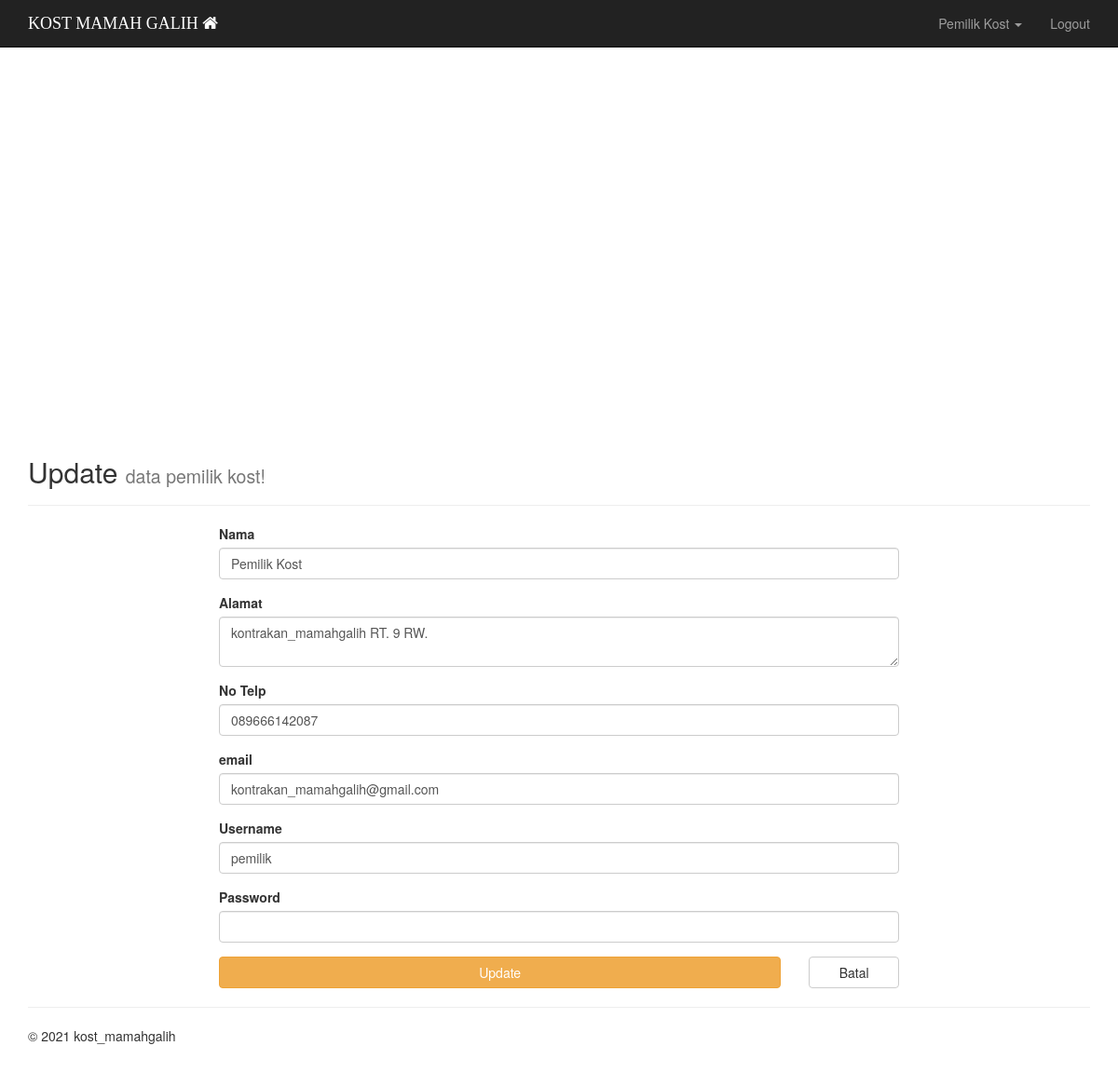
Before: /?page=pemilik (signed in) with the older database file.
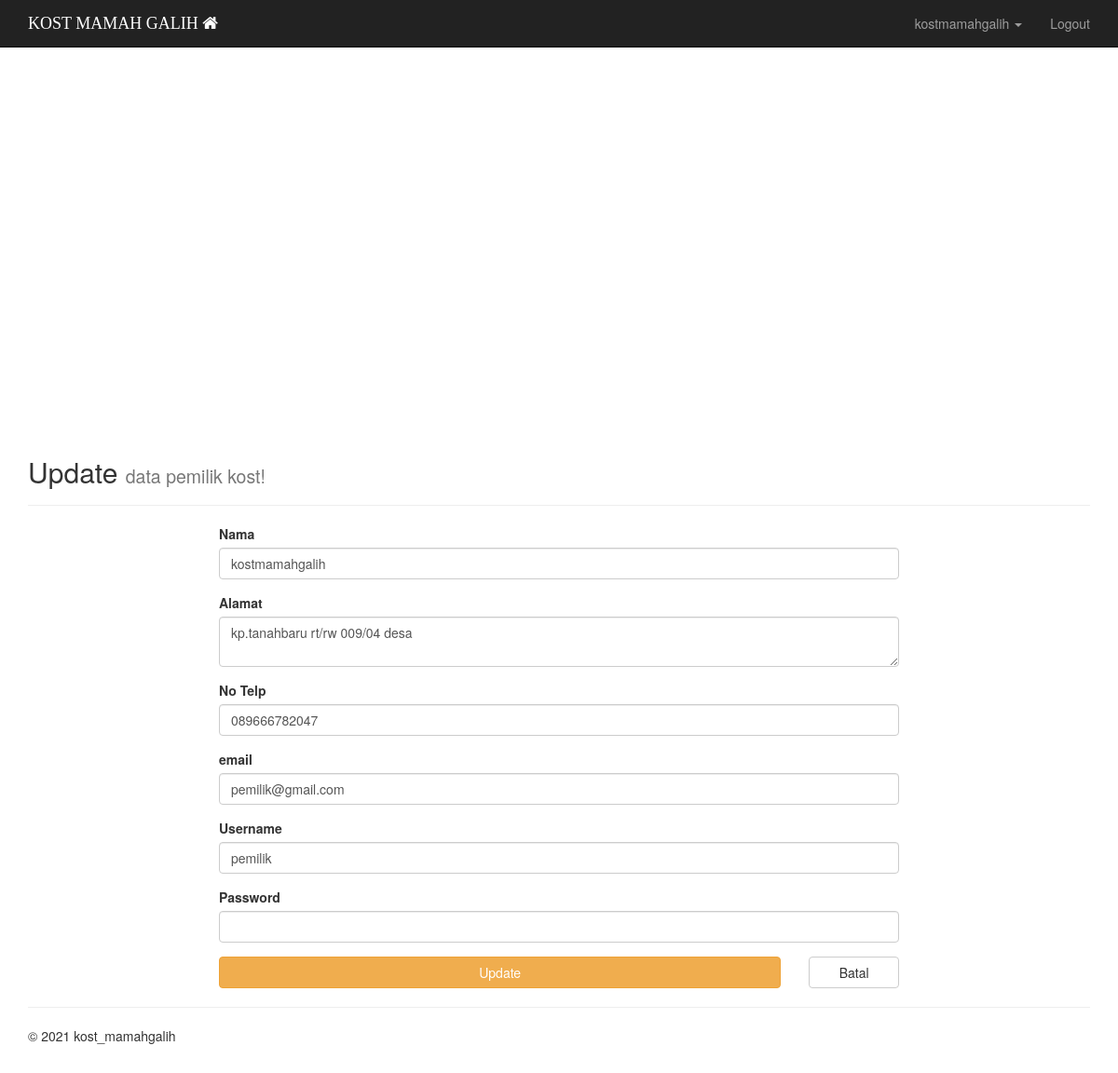
After: the same page with the newer database file.
### tables this page shows
CREATE TABLE `pemilik` (
  `id_pemilik` int(11) NOT NULL,
  `nama` varchar(20) NOT NULL,
  `alamat` varchar(30) NOT NULL,
  `telepon` varchar(12) NOT NULL,
  `email` varchar(30) NOT NULL,
  `username` varchar(20) NOT NULL,
  `password` varchar(60) NOT NULL
);

### page/pemilik.php (the view, shortened to what this page needs)
<?php
$update = ((isset($_GET['action']) AND $_GET['action'] == 'update') OR isset($_SESSION["is_logged"])) ? true : false;
if ($update) {
	$sql = $connection->query("SELECT * FROM pemilik WHERE id_pemilik='$_SESSION[id]'");
	$row = $sql->fetch_assoc();
}
?>
<div class="container">
	<div id="container" style="min-width: 310px; height: 400px; margin: 0 auto"></div>
	<div class="page-header">
		<?php if ($update): ?>
			<h2>Update <small>data pemilik kost!</small></h2>
		<?php else: ?>
			<h2>Daftar <small>sebagai pemilik kost!</small></h2>
		<?php endif; ?>
	</div>
		<div class="col-md-2"></div>
		<div class="col-md-8">
			<form action="<?=$_SERVER['REQUEST_URI']?>" method="POST">
				<div class="form-group">
					<label for="nama">Nama</label>
					<input type="text" name="nama" class="form-control" autofocus="on" <?= (!$update) ?: 'value="'.$row["nama"].'"' ?>>
				</div>
				<div class="form-group">
					<label for="alamat">Alamat</label>
					<textarea rows="2" name="alamat" class="form-control"><?= (!$update) ? "" : $row["alamat"] ?></textarea>
				</div>
				<div class="form-group">
					<label for="telepon">No Telp</label>
					<input type="text" name="telepon" class="form-control" <?= (!$update) ?: 'value="'.$row["telepon"].'"' ?>>
				</div>
				<div class="form-group">
					<label for="email">email</label>
					<input type="email" name="email" class="form-control" <?= (!$update) ?: 'value="'.$row["email"].'"' ?>>
				</div>
				<div class="form-group">
					<label for="username">Username</label>
					<input type="text" name="username" class="form-control" <?= (!$update) ?: 'value="'.$row["username"].'"' ?>>
				</div>
				<div class="form-group">
					<label for="password">Password</label>
					<input type="password" name="password" class="form-control">
				</div>
				<?php if ($update): ?>
					<div class="row">
							<div class="col-md-10">
								<button type="submit" class="btn btn-warning btn-block">Update</button>
							</div>
							<div class="col-md-2">
								<a href="?page=kriteria" class="btn btn-default btn-block">Batal</a>
							</div>
					</div>
				<?php else: ?>
					<button type="submit" class="btn btn-primary btn-block">Register</button>
				<?php endif; ?>
		</form>
		</div>
		<div class="col-md-2"></div>
</div>

### index.php (shortened to what this page needs)
<?php require_once("config.php");
?>
<!DOCTYPE html>
<html lang="en">
<head>
  <link href="assets/css/bootstrap.min.css" rel="stylesheet">
  <link href="assets/css/ie10-viewport-bug-workaround.css" rel="stylesheet">
  <link href="assets/css/jumbotron.css" rel="stylesheet">
  <link rel="stylesheet" href="https://cdnjs.cloudflare.com/ajax/libs/font-awesome/4.7.0/css/font-awesome.min.css">
<link rel="stylesheet" href="https://cdnjs.cloudflare.com/ajax/libs/bootstrap-select/1.13.1/css/bootstrap-select.css" />
  <link rel="stylesheet" href="assets/fancybox/source/jquery.fancybox.css" type="text/css" media="screen" />
  <link rel="stylesheet" href="assets/fancybox/source/helpers/jquery.fancybox-buttons.css" type="text/css" media="screen" />
  <link rel="stylesheet" href="assets/fancybox/source/helpers/jquery.fancybox-thumbs.css" type="text/css" media="screen" />
</head>
<body onload="initialize()">
  <nav class="navbar navbar-inverse navbar-fixed-top">
    <div class="container">
      <div class="navbar-header">
        <a class="navbar-brand" href="index.php" style="color: white;font-family:cursive">KOST MAMAH GALIH <i class="fa fa-home"></i></a>
      </div>
      <div id="navbar" class="navbar-collapse collapse">
        <?php if (isset($_SESSION['is_logged'])): ?>
          <ul class="nav navbar-nav navbar-right">
            <li class="dropdown">
              <a href="#" class="dropdown-toggle" data-toggle="dropdown" role="button" aria-haspopup="true" aria-expanded="false"><?=$_SESSION["nama"]?> <span class="caret"></span></a>
            </li>
            <li><a href="logout.php">Logout</a></li>
          </ul>
        <?php endif; ?>
      </div>
    </div>
  </nav>
  <?php include page($_PAGE); ?>
  <div class="container">
    <hr>
    <footer>
      <p>&copy; 2021 kost_mamahgalih</p>
    </footer>
  </div>
</body>
</html>

### assets/css/jumbotron.css (style rules this page uses)
body { padding-top: 50px; padding-bottom: 20px; }

Changed rows visible on the page:
changed pemilik: alamat "kontrakan_mamahgalih RT. 9 RW." → "kp.tanahbaru rt/rw 009/04 desa"
Other visible differences:
$_SESSION["nama"]: "Pemilik Kost" → "kostmamahgalih"
form field nama: "Pemilik Kost" → "kostmamahgalih"
form field telepon: "089666142087" → "089666782047"
form field email: "kontrakan_mamahgalih@gmail.com" → "pemilik@gmail.com"
